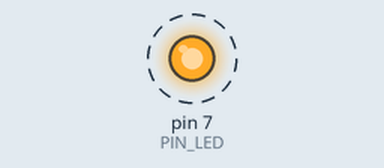
Bench run of a sketch on a simulated Arduino Uno, built with avr-gcc and run on an emulated ATmega328P. On the bench: output pins drawn as LEDs (lit = HIGH). Dashed ring = blinking.

Above: at 0.1 s.
Timing chart, 0 to 3.0 s (numbered marks = the images above):
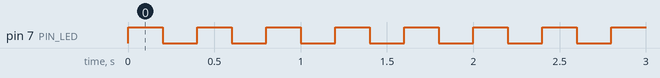

The sketch:

05_practice_2.ino
```cpp
#define PIN_LED 7
unsigned int toggle;

void setup()
{
  pinMode(PIN_LED, OUTPUT);
  Serial.begin(115200);
  while(!Serial)
  {
    ;
  }
  toggle == 0;
  digitalWrite(PIN_LED, toggle);
}

void loop()
{
  toggle = toggle_state(toggle);
  digitalWrite(PIN_LED, toggle);
  delay(200);
}

int toggle_state(int toggle)
{
  return !toggle;
}
```

Measured:
- by itself, pin 7 (PIN_LED): alternates HIGH for 0.20 s and LOW for 0.20 s
